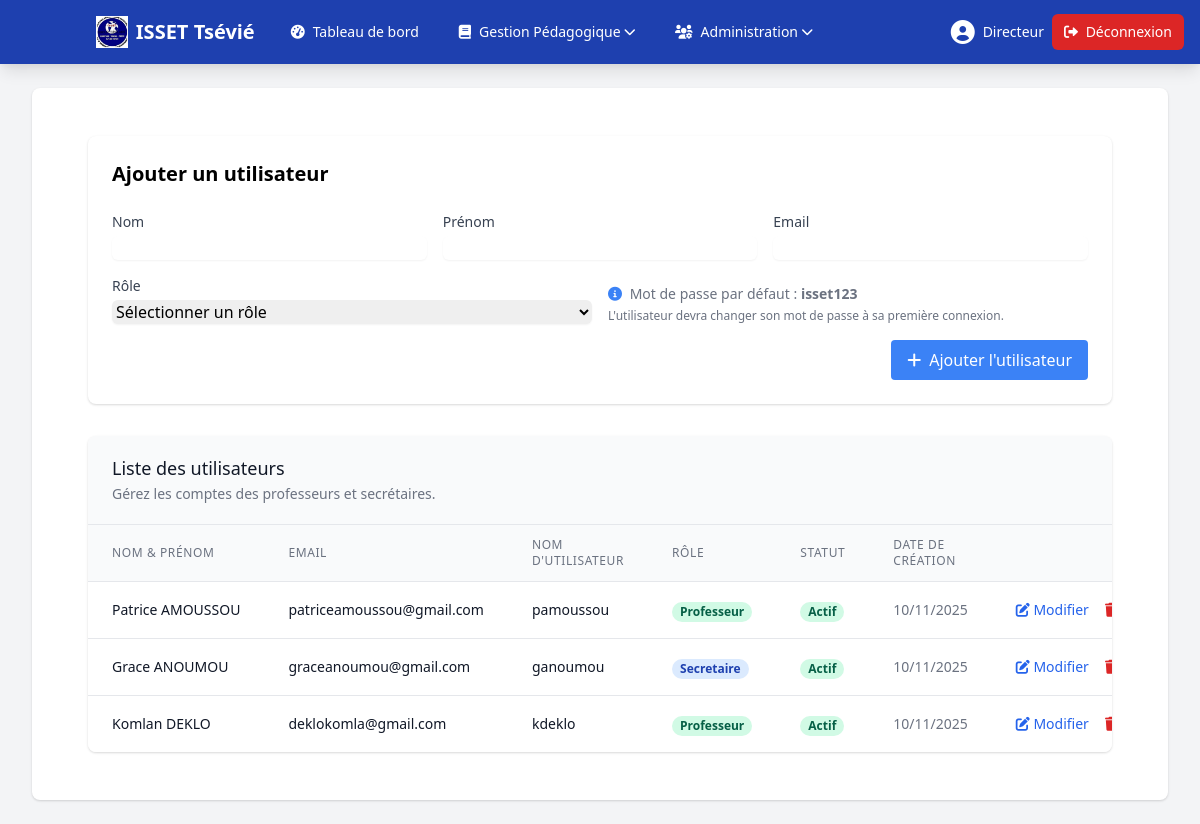
The app's page /directeur/comptes.php (signed in) with its own data.
### tables this page shows
CREATE TABLE IF NOT EXISTS `utilisateurs` (
  `id` int NOT NULL AUTO_INCREMENT,
  `nom` varchar(100) DEFAULT NULL,
  `prenom` varchar(100) DEFAULT NULL,
  `email` varchar(150) DEFAULT NULL,
  `username` varchar(50) DEFAULT NULL,
  `password` varchar(255) DEFAULT NULL,
  `role` enum('directeur','secretaire','professeur') DEFAULT NULL,
  `statut` enum('actif','inactif') DEFAULT 'actif',
  `first_login` tinyint(1) DEFAULT '1',
  `date_creation` datetime DEFAULT CURRENT_TIMESTAMP,
  PRIMARY KEY (`id`),
  UNIQUE KEY `email` (`email`),
  UNIQUE KEY `username` (`username`)
);

### directeur/includes/users_table_rows.php (the view, shortened to what this page needs)
<?php
function generateUsersTableRows($db) {
    $html = '';
    try {
        $query = "SELECT * FROM utilisateurs WHERE role IN ('professeur', 'secretaire') ORDER BY nom, prenom";
        $utilisateurs = $db->query($query);
        $utilisateurs = $utilisateurs->fetchAll(PDO::FETCH_ASSOC);
    } catch (Exception $e) {
        $html .= '<tr><td colspan="7" class="px-6 py-4 text-center text-red-600">';
        $html .= 'Erreur : ' . htmlspecialchars($e->getMessage());
        $html .= '</td></tr>';
        return $html;
    }
    if (empty($utilisateurs)) {
        $html .= '<tr>';
        $html .= '<td colspan="7" class="px-6 py-4 whitespace-nowrap text-sm text-gray-500 text-center">';
        $html .= 'Aucun utilisateur n\'a été enregistré pour le moment.';
        $html .= '</td>';
        $html .= '</tr>';
    } else {
        foreach ($utilisateurs as $utilisateur) {
            $html .= '<tr>';
            $html .= '<td class="px-6 py-4 whitespace-nowrap">';
            $html .= '<div class="text-sm font-medium text-gray-900">';
            $html .= htmlspecialchars(($utilisateur['prenom'] ?? '') . ' ' . ($utilisateur['nom'] ?? ''));
            $html .= '</div>';
            $html .= '</td>';
            $html .= '<td class="px-6 py-4 whitespace-nowrap">';
            $html .= '<div class="text-sm text-gray-900">' . htmlspecialchars($utilisateur['email'] ?? '') . '</div>';
            $html .= '</td>';
            $html .= '<td class="px-6 py-4 whitespace-nowrap">';
            $html .= '<div class="text-sm text-gray-900">' . htmlspecialchars($utilisateur['username'] ?? 'N/A') . '</div>';
            $html .= '</td>';
            $html .= '<td class="px-6 py-4 whitespace-nowrap">';
            $roleClass = ($utilisateur['role'] ?? '') === 'professeur' ? 'bg-green-100 text-green-800' : 'bg-blue-100 text-blue-800';
            $html .= '<span class="px-2 inline-flex text-xs leading-5 font-semibold rounded-full ' . $roleClass . '">';
            $html .= ucfirst($utilisateur['role'] ?? '');
            $html .= '</span>';
            $html .= '</td>';
            $html .= '<td class="px-6 py-4 whitespace-nowrap">';
            $statut = $utilisateur['statut'] ?? 'actif';
            $statutClass = $statut === 'actif' ? 'bg-green-100 text-green-800' : 'bg-red-100 text-red-800';
            $html .= '<span class="px-2 inline-flex text-xs leading-5 font-semibold rounded-full ' . $statutClass . '">';
            $html .= ucfirst($statut);
            $html .= '</span>';
            $html .= '</td>';
            $html .= '<td class="px-6 py-4 whitespace-nowrap text-sm text-gray-500">';
            $html .= !empty($utilisateur['date_creation']) ? date('d/m/Y', strtotime($utilisateur['date_creation'])) : '';
            $html .= '</td>';
            $html .= '<td class="px-6 py-4 whitespace-nowrap text-right text-sm font-medium">';
            $html .= '<button class="text-blue-600 hover:text-blue-900 mr-4" ';
            $html .= 'onclick="editUser(' . htmlspecialchars(json_encode($utilisateur)) . ')">';
            $html .= '<i class="fas fa-edit"></i> Modifier';
            $html .= '</button>';
            $html .= '<button class="text-red-600 hover:text-red-900" ';
            $html .= 'onclick="deleteUser(' . ($utilisateur['id'] ?? '0') . ', ';
            $html .= '\'' . addslashes(($utilisateur['prenom'] ?? '') . ' ' . ($utilisateur['nom'] ?? '')) . '\')">';
            $html .= '<i class="fas fa-trash"></i> Supprimer';
            $html .= '</button>';
            $html .= '</td>';
            $html .= '</tr>';
        }
    }
    return $html;
}

### records on screen
utilisateurs: value "Patrice AMOUSSOU Professeur Actif 10/11/2025", email "patriceamoussou@gmail.com", username "pamoussou"
utilisateurs: value "Grace ANOUMOU Secretaire Actif 10/11/2025", email "graceanoumou@gmail.com", username "ganoumou"
utilisateurs: value "Komlan DEKLO Professeur Actif 10/11/2025", email "deklokomla@gmail.com", username "kdeklo"

### other values on screen
$user_name "Directeur"
